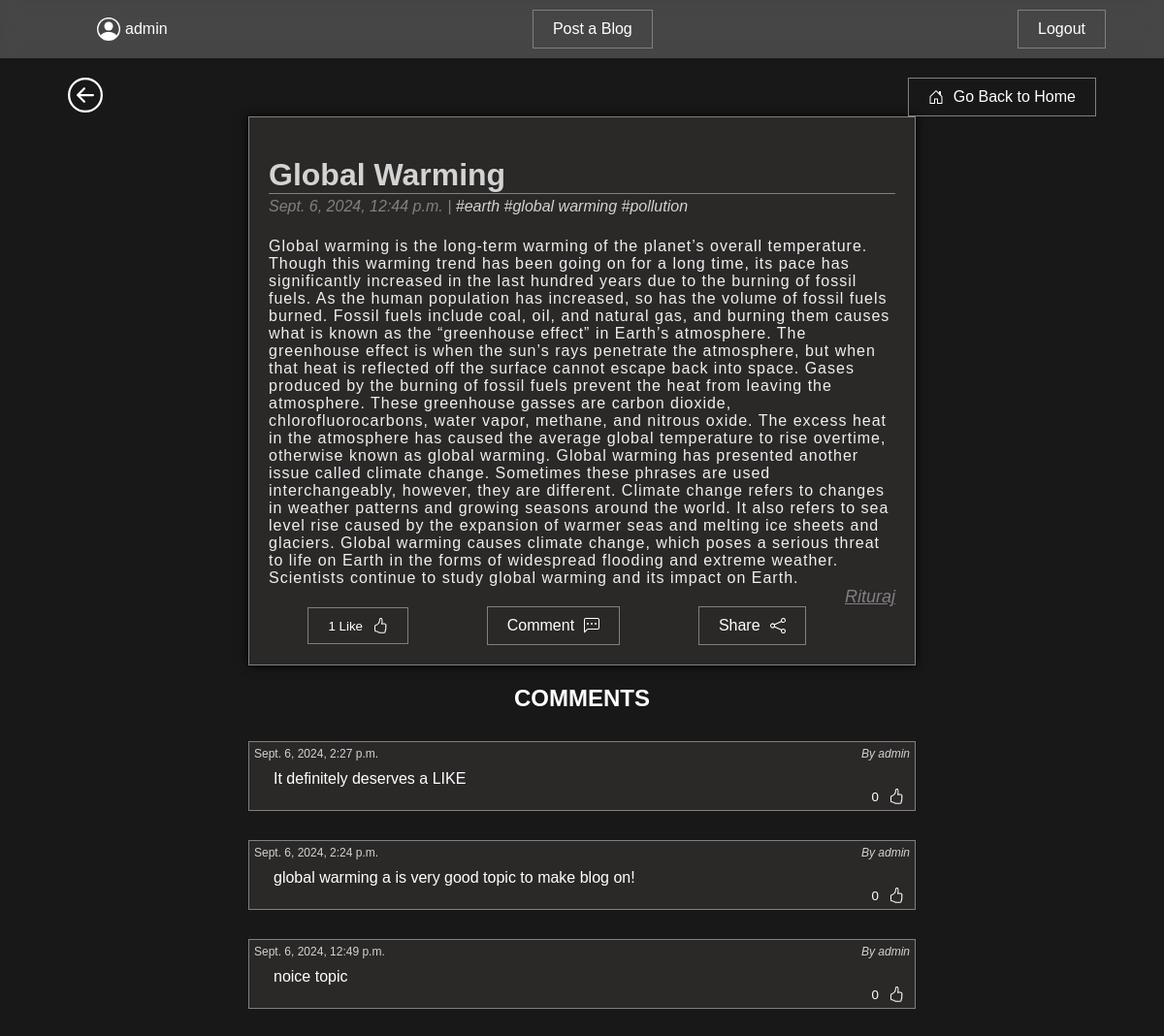
/blogs/1 (signed in), run on the app's committed database.
### blogs/models.py (models this page shows, shortened)
class Blog(models.Model):
    id = models.BigAutoField(primary_key=True, null=False)
    author = models.ForeignKey(User, on_delete=models.CASCADE)
    title = models.CharField(max_length=225)
    description = models.TextField()
    publish_on = models.DateTimeField(auto_now_add=True)
    likes = models.ManyToManyField(User, related_name='blogpost_like', blank=True)
    tags = models.ManyToManyField("Tag", related_name="blogs")
    def number_of_likes(self):
        return self.likes.count()

class Tag(models.Model):
    name = models.CharField(max_length=30)
    class Meta:
        verbose_name_plural = "tags"

class Comment(models.Model):
    author = models.CharField(max_length=60)
    body = models.TextField()
    created_on = models.DateTimeField(auto_now_add=True)
    likes = models.ManyToManyField(User, related_name='comment_like', blank=True)
    post = models.ForeignKey("Blog", on_delete=models.CASCADE)
    def number_of_likes(self):
        return self.likes.count()

### blogs/views.py (the view)
# urls.py: path("blogs/<int:id>", views.detail_view, name="blog"),
@login_required(login_url="/login")
def detail_view(request, id):
    user = request.user.username
    blog = Blog.objects.all().filter(id__iexact=id)
    comments = Comment.objects.all().filter(post=id).order_by("-created_on")
    likes_connected = get_object_or_404(Blog, id=id)
    liked = False
    if likes_connected.likes.filter(id=request.user.id).exists():
        liked = True
    context = {
        "blogs": blog,
        "username": user,
        "comments": comments,
        "post_is_liked": liked
    }
    return render(request, "authentication/detail.html", context=context)

### blogs/templates/authentication/detail.html (shortened to what this page needs)
{% extends "pages/master.html" %}
{% block content %}
    <div class="content">
        {% if blogs %}
            {% for blog in blogs %}
                <div class="blog" href="/blogs/{{ blog.id }}">
                    <h1 class="blog-title"><a href="/blogs/{{ blog.id }}" class="blog-title"> {{ blog.title }}</a></h1>
                    <div class="blog-date"> {{ blog.publish_on }} |
                        {% for tag in blog.tags.all %}
                            <a href="{% url 'blog_category' tag.name %}">
                                #{{ tag.name }}
                            </a>
                        {% endfor %}
                    </div>
                    <div class="blog-desc"> {{ blog.description }}</div>
                    <a href="{% url 'author_blog' blog.author %}" class="blog-author"> {{ blog.author }}</a>
                    <div class="blog-buttons">
                        {% if user.is_authenticated %}
                           <form action="{% url 'blogpost_like' blog.id %}" method="POST">
                               {% if post_is_liked %}
                                    <button class="designer-button" type="submit" name="blogpost_id" value={{blog.id}}>
                                        {{blog.number_of_likes }} Like
                                        <svg xmlns="http://www.w3.org/2000/svg" width="16" height="16" fill="currentColor" class="bi bi-hand-thumbs-up-fill" viewBox="0 0 16 16">
                                          <path d="M6.956 1.745C7.021.81 7.908.087 8.864.325l.261.066c.463.116.874.456 1.012.965.22.816.533 2.511.062 4.51a10 10 0 0 1 .443-.051c.713-.065 1.669-.072 2.516.21.518.173.994.681 1.2 1.273.184.532.16 1.162-.234 1.733q.086.18.138.363c.077.27.113.567.113.856s-.036.586-.113.856c-.039.135-.09.273-.16.404.169.387.107.819-.003 1.148a3.2 3.2 0 0 1-.488.901c.054.152.076.312.076.465 0 .305-.089.625-.253.912C13.1 15.522 12.437 16 11.5 16H8c-.605 0-1.07-.081-1.466-.218a4.8 4.8 0 0 1-.97-.484l-.048-.03c-.504-.307-.999-.609-2.068-.722C2.682 14.464 2 13.846 2 13V9c0-.85.685-1.432 1.357-1.615.849-.232 1.574-.787 2.132-1.41.56-.627.914-1.28 1.039-1.639.199-.575.356-1.539.428-2.59z"/>
                                        </svg>
                                    </button>
                                {% else %}
                                    <button class="designer-button" type="submit" name="blogpost_id" value={{blog.id}}>
                                        {{blog.number_of_likes }} Like
                                    </button>
                                {% endif %}
                           </form>
                        {% endif %}
                        <div class="designer-button" onclick="addComment({{ blog.id }})">
                            <div>Comment</div>
                        </div>
                        <div class="designer-button" onclick="composeEmail('http://127.0.0.1:8000/blogs/{{ blog.id }}')">
                            <div>Share</div>
                        </div>
                    </div>
                </div>
            {% endfor %}
        {% endif %}
        <h2 style="margin: 0;">COMMENTS</h2>
                {% for comment in comments %}
                    <div class="comment">
                        <div class="comment-date">
                            {{comment.created_on }} <span style="font-style: italic; float: right;">By {{comment.author }}</span>
                        </div>
                        <div class="comment-body">
                            {{comment.body }}
                        </div>
                        {% if user.is_authenticated %}
                            {% for blog in blogs %}
                            <form action="{% url 'comment_like' comment.pk %}" method="POST">
                                <button class="comment-like-button" type="submit" name="comment_id" value={{comment.pk}}>
                                    {{comment.number_of_likes }}
                                </button>
                              </form>
                            {% endfor %}
                        {% endif %}
                    </div>
                {% endfor %}
    </div>
{% endblock %}

### blogs/templates/pages/master.html (shortened to what this page needs)
<!DOCTYPE html>
{% load static %}
<html>
<head>
    <link rel="stylesheet", href='{% static "css/styles.css" %}'>
</head>
<body>
    <a href="javascript:history.back()" class="go-back">
    </a>
    <a href="/" class="designer-button go-home">
        Go Back to Home
    </a>
    <nav>
        <ul>
            <li>
                {{ user.get_username }}
            </li>
            <li>
                <a href="/post-blog" class="designer-button">Post a Blog</a>
            </li>
            <li>
                <a href="/logout" class="designer-button">Logout</a>
            </li>
        </ul>
    </nav>
{% block content %}
{% endblock %}
</body>
</html>

### blogs/static/css/styles.css (style rules this page uses)
* { box-sizing: border-box; }
body { display: flex; font-family: arial, Sans-serif; align-items: center; justify-content: center; flex-direction: column; min-height: 100vh; margin: 0; background-color: #181818; color: white; background-image: url("https://4kwallpapers.com/images/wallpapers/dark-background-abstract-background-network-3d-background-3840x2160-8324.png"); background-position: center; background-size: cover; }
h1 { text-transform: capitalize; }
.designer-button { display: flex; align-items: center; justify-content: center; gap: 10px; border: 1px solid gray; padding: 10px 20px; text-align: center; cursor: pointer; color: white; text-decoration: none; background-color: rgba(0, 0, 0, 0); }
.go-back { position: absolute; left: 70px; top: 80px; cursor: pointer; color: white; }
.go-home { position: absolute; right: 70px; top: 80px; cursor: pointer; color: white; }
nav { position: absolute; left: 0; top: 0; width: 100%; padding: 0 50px; background-color: rgba(255, 255, 255, 0.2); backdrop-filter: blur(10px); }
nav ul { display: flex; align-items: center; justify-content: space-between; list-style-type: none; margin: 10px; }
nav ul li { display: flex; align-items: center; justify-content: center; gap: 5px; }
.content { margin-top: 70px; width: 80%; padding: 50px; display: flex; align-items: center; justify-content: center; flex-direction: column; gap: 20px; }
.blog { width: 80%; padding: 20px; border: 1px solid gray; text-decoration: none; color: white; box-shadow: 0 0 10px black; background-color: #2b2828; }
.blog h1 { border-bottom: 1px solid gray; margin-bottom: 0; text-transform: capitalize; }
.blog .blog-date { line-height: 25px; color: gray; font-style: italic; margin-bottom: 20px; }
.blog a { color: lightgray; text-decoration: none; }
.blog .blog-desc { color: rgb(239, 239, 239); letter-spacing: 1px; }
.blog .blog-author { font-size: 18px; color: gray; font-style: italic; float: right; text-decoration: underline; }
.blog .blog-buttons { display: flex; align-items: center; justify-content: space-around; margin-top: 20px; }
.comment-like-button { float: right; color: white; display: flex; align-items: center; justify-content: center; gap: 10px; border: none; text-align: center; cursor: pointer; background-color: rgba(0, 0, 0, 0); }
.comment { width: 80%; background-color: #2b2828; border: 1px solid gray; padding: 5px; margin-top: 10px; }
.comment .comment-date { font-size: 12px; color: lightgray; margin-bottom: 10px; }
.comment .comment-body { font-size: 16px; color: white; padding-left: 20px; }

### data on the page
Blog: title "Global Warming", publish_on "Sept. 6, 2024, 12:44 p.m.", description "Global warming is the long-term warming of the planet’s overall temperature. Though this warming trend has been going on for a long time, its pace has significantly increased in the last hundred years due to the burning of fossil fuels. As the human population has increased, so has the volume of fossil fuels burned. Fossil fuels include coal, oil, and natural gas, and burning them causes what is known as the “greenhouse effect” in Earth’s atmosphere. The greenhouse effect is when the sun’s rays penetrate the atmosphere, but when that heat is reflected off the surface cannot escape back into space. Gases produced by the burning of fossil fuels prevent the heat from leaving the atmosphere.…", author "Rituraj", number_of_likes "1"
Tag: name "earth"
Tag: name "global warming"
Tag: name "pollution"
Comment: created_on "Sept. 6, 2024, 2:27 p.m.", author "admin", body "It definitely deserves a LIKE", number_of_likes "0"
Comment: created_on "Sept. 6, 2024, 2:24 p.m.", author "admin", body "global warming a is very good topic to make blog on!", number_of_likes "0"
Comment: created_on "Sept. 6, 2024, 12:49 p.m.", author "admin", body "noice topic", number_of_likes "0"

### other printed values
{{ user.get_username }} "admin"
